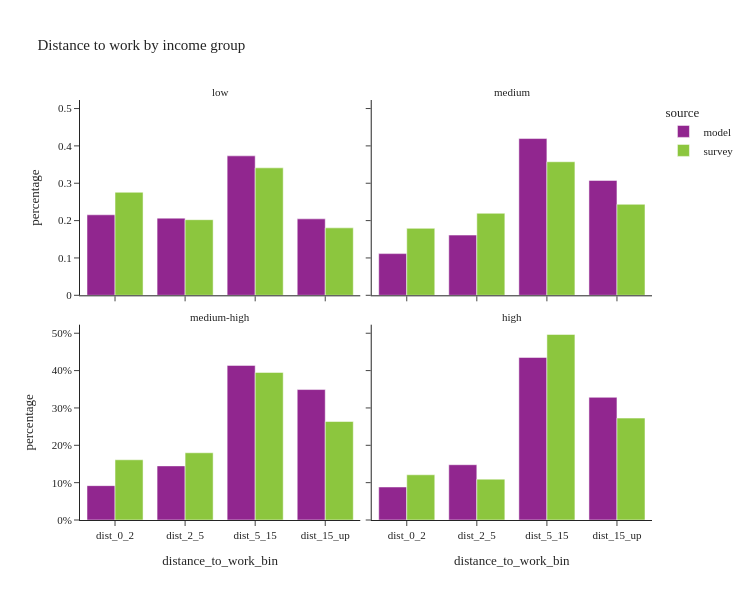

The notebook cell this image was saved under:
### Code cell
util.plot_share_facetbar(per_data, 'person_weight', share_col="distance_to_work_bin", title="Distance to work by income group", 
                            facet_col="income_group", facet_col_wrap=2, height=600, orientation='v')

### Figure 1 — Plotly figure (JSON) as saved in the notebook; plotly's stock layout.template omitted (floating-point values rounded to 4 significant figures)
{"data": [{"alignmentgroup": "True", "customdata": [[50012], [47944], [86638], [47490]], "hovertemplate": "source=model<br>income_group=low<br>distance_to_work_bin=%{x}<br>percentage=%{y}<br>sample_size=%{customdata[0]}<extra></extra>", "legendgroup": "model", "marker": {"color": "#91268F", "pattern": {"shape": ""}}, "name": "model", "offsetgroup": "model", "orientation": "v", "showlegend": true, "textposition": "auto", "type": "bar", "x": ["dist_0_2", "dist_2_5", "dist_5_15", "dist_15_up"], "xaxis": "x3", "y": [0.2155, 0.2066, 0.3733, 0.2046], "yaxis": "y3"}, {"alignmentgroup": "True", "customdata": [[48939], [70691], [184014], [134883]], "hovertemplate": "source=model<br>income_group=medium<br>distance_to_work_bin=%{x}<br>percentage=%{y}<br>sample_size=%{customdata[0]}<extra></extra>", "legendgroup": "model", "marker": {"color": "#91268F", "pattern": {"shape": ""}}, "name": "model", "offsetgroup": "model", "orientation": "v", "showlegend": false, "textposition": "auto", "type": "bar", "x": ["dist_0_2", "dist_2_5", "dist_5_15", "dist_15_up"], "xaxis": "x4", "y": [0.1116, 0.1612, 0.4196, 0.3076], "yaxis": "y4"}, {"alignmentgroup": "True", "customdata": [[54729], [86225], [246356], [207857]], "hovertemplate": "source=model<br>income_group=medium-high<br>distance_to_work_bin=%{x}<br>percentage=%{y}<br>sample_size=%{customdata[0]}<extra></extra>", "legendgroup": "model", "marker": {"color": "#91268F", "pattern": {"shape": ""}}, "name": "model", "offsetgroup": "model", "orientation": "v", "showlegend": false, "textposition": "auto", "type": "bar", "x": ["dist_0_2", "dist_2_5", "dist_5_15", "dist_15_up"], "xaxis": "x", "y": [0.09196, 0.1449, 0.4139, 0.3492], "yaxis": "y"}, {"alignmentgroup": "True", "customdata": [[63643], [106565], [313436], [236544]], "hovertemplate": "source=model<br>income_group=high<br>distance_to_work_bin=%{x}<br>percentage=%{y}<br>sample_size=%{customdata[0]}<extra></extra>", "legendgroup": "model", "marker": {"color": "#91268F", "pattern": {"shape": ""}}, "name": "model", "offsetgroup": "model", "orientation": "v", "showlegend": false, "textposition": "auto", "type": "bar", "x": ["dist_0_2", "dist_2_5", "dist_5_15", "dist_15_up"], "xaxis": "x2", "y": [0.08837, 0.148, 0.4352, 0.3284], "yaxis": "y2"}, {"alignmentgroup": "True", "customdata": [[134], [96], [105], [40]], "hovertemplate": "source=survey<br>income_group=low<br>distance_to_work_bin=%{x}<br>percentage=%{y}<br>sample_size=%{customdata[0]}<extra></extra>", "legendgroup": "survey", "marker": {"color": "#8CC63E", "pattern": {"shape": ""}}, "name": "survey", "offsetgroup": "survey", "orientation": "v", "showlegend": true, "textposition": "auto", "type": "bar", "x": ["dist_0_2", "dist_2_5", "dist_5_15", "dist_15_up"], "xaxis": "x3", "y": [0.2758, 0.2024, 0.3412, 0.1805], "yaxis": "y3"}, {"alignmentgroup": "True", "customdata": [[157], [146], [224], [126]], "hovertemplate": "source=survey<br>income_group=medium<br>distance_to_work_bin=%{x}<br>percentage=%{y}<br>sample_size=%{customdata[0]}<extra></extra>", "legendgroup": "survey", "marker": {"color": "#8CC63E", "pattern": {"shape": ""}}, "name": "survey", "offsetgroup": "survey", "orientation": "v", "showlegend": false, "textposition": "auto", "type": "bar", "x": ["dist_0_2", "dist_2_5", "dist_5_15", "dist_15_up"], "xaxis": "x4", "y": [0.1793, 0.2196, 0.3575, 0.2436], "yaxis": "y4"}, {"alignmentgroup": "True", "customdata": [[178], [189], [348], [231]], "hovertemplate": "source=survey<br>income_group=medium-high<br>distance_to_work_bin=%{x}<br>percentage=%{y}<br>sample_size=%{customdata[0]}<extra></extra>", "legendgroup": "survey", "marker": {"color": "#8CC63E", "pattern": {"shape": ""}}, "name": "survey", "offsetgroup": "survey", "orientation": "v", "showlegend": false, "textposition": "auto", "type": "bar", "x": ["dist_0_2", "dist_2_5", "dist_5_15", "dist_15_up"], "xaxis": "x", "y": [0.1612, 0.18, 0.3951, 0.2636], "yaxis": "y"}, {"alignmentgroup": "True", "customdata": [[121], [134], [268], [118]], "hovertemplate": "source=survey<br>income_group=high<br>distance_to_work_bin=%{x}<br>percentage=%{y}<br>sample_size=%{customdata[0]}<extra></extra>", "legendgroup": "survey", "marker": {"color": "#8CC63E", "pattern": {"shape": ""}}, "name": "survey", "offsetgroup": "survey", "orientation": "v", "showlegend": false, "textposition": "auto", "type": "bar", "x": ["dist_0_2", "dist_2_5", "dist_5_15", "dist_15_up"], "xaxis": "x2", "y": [0.121, 0.1094, 0.4967, 0.2728], "yaxis": "y2"}], "layout": {"annotations": [{"font": {}, "showarrow": false, "text": "medium-high", "x": 0.245, "xanchor": "center", "xref": "paper", "y": 0.465, "yanchor": "bottom", "yref": "paper"}, {"font": {}, "showarrow": false, "text": "high", "x": 0.755, "xanchor": "center", "xref": "paper", "y": 0.465, "yanchor": "bottom", "yref": "paper"}, {"font": {}, "showarrow": false, "text": "low", "x": 0.245, "xanchor": "center", "xref": "paper", "y": 1.0, "yanchor": "bottom", "yref": "paper"}, {"font": {}, "showarrow": false, "text": "medium", "x": 0.755, "xanchor": "center", "xref": "paper", "y": 1.0, "yanchor": "bottom", "yref": "paper"}], "barmode": "group", "height": 600, "legend": {"title": {"text": "source"}, "tracegroupgap": 0}, "title": {"text": "Distance to work by income group"}, "width": 750, "xaxis": {"anchor": "y", "domain": [0, 0.49], "title": {"text": "distance_to_work_bin"}}, "xaxis2": {"anchor": "y2", "domain": [0.51, 1], "matches": "x", "title": {"text": "distance_to_work_bin"}}, "xaxis3": {"anchor": "y3", "domain": [0, 0.49], "matches": "x", "showticklabels": false}, "xaxis4": {"anchor": "y4", "domain": [0.51, 1], "matches": "x", "showticklabels": false}, "yaxis": {"anchor": "x", "domain": [0, 0.465], "tickformat": ".0%", "title": {"text": "percentage"}}, "yaxis2": {"anchor": "x2", "domain": [0, 0.465], "matches": "y", "showticklabels": false, "tickformat": ".0%"}, "yaxis3": {"anchor": "x3", "domain": [0.535, 1.0], "matches": "y", "title": {"text": "percentage"}}, "yaxis4": {"anchor": "x4", "domain": [0.535, 1.0], "matches": "y", "showticklabels": false}}}
